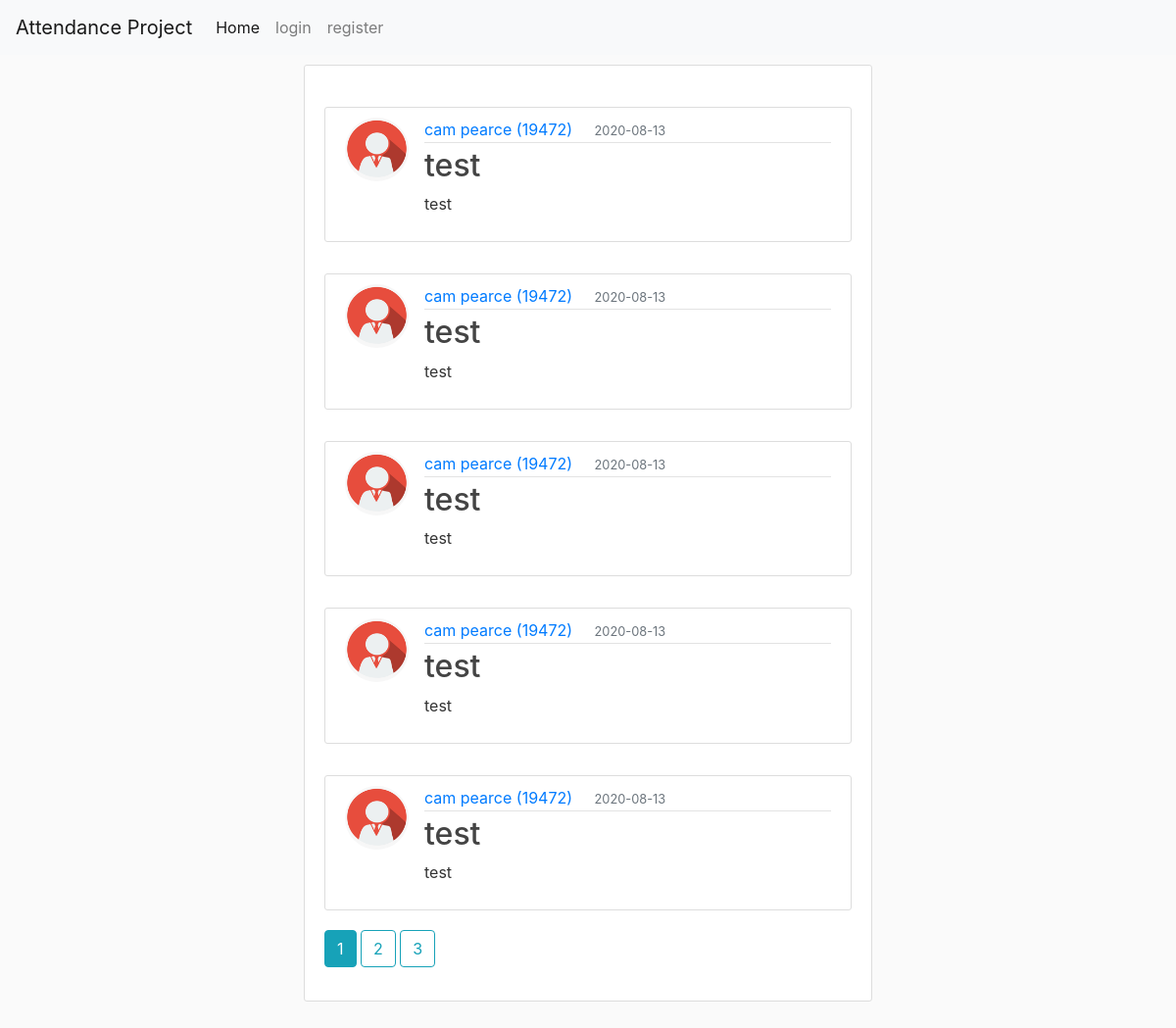
The page / on the database its author committed.
### attendance/models.py (models this page shows, shortened)
class Post(db.Model):
    id = db.Column(db.Integer, primary_key=True)
    title = db.Column(db.String(20), nullable=False)
    date_posted = db.Column(db.DateTime, nullable=False, default=datetime.utcnow)
    content = db.Column(db.Text, nullable=False)
    user_id = db.Column(db.Integer, db.ForeignKey('user.id'), nullable=False)

class User(UserMixin ,db.Model):
    id = db.Column(db.Integer, primary_key=True)
    fname = db.Column(db.String(20), nullable=True)
    lname = db.Column(db.String(20), nullable=True)
    student_id = db.Column(db.String(20), unique=True, nullable=False)
    email = db.Column(db.String(120), unique=True, nullable=False)
    image_file = db.Column(db.String(20), nullable=False, default='default.jpg')
    password = db.Column(db.String(60), nullable=False)
    posts = db.relationship('Post', backref='author', lazy=True)

### attendance/main/routes.py (the view)
@main.route('/', methods=["GET", "POST"])
def home():
    page = request.args.get('page', 1, type=int)
    posts = Post.query.order_by(Post.date_posted.desc()).paginate(page=page, per_page=5) # number is amount of posts per page -- orders posts by newest (date_posted.desc)
    return render_template('home.html', posts=posts)

### attendance/templates/home.html (shortened to what this page needs)
{%extends "layout.html"%}
{% block content %}
<body>
    <div class="container">
        <div class="content-section">
            {% for post in posts.items %}
            <article class="media content-section">
                <img class="rounded-circle article-img" src="{{ url_for('static', filename='profile_pics/' + post.author.image_file) }}" alt="">
                <div class="media-body">
                <div class="article-metadata">
                    <a class="mr-2" href="{{ url_for('users.user_posts', student_id=post.author.student_id) }}">{{ post.author.fname }} {{ post.author.lname}} ({{ post.author.student_id }})</a>
                    <small class="text-muted">{{ post.date_posted.strftime('%Y-%m-%d') }}</small>
                </div>
                <h2><a class="article-title" href="{{url_for('posts.post', post_id=post.id )}}">{{ post.title }}</a></h2>
                <p class="article-content">{{ post.content }}</p>
                </div>
                </article>
            {% endfor %}
            {% for page_num in posts.iter_pages(left_edge=1, right_edge=1, left_current=1, right_current=3) %}
                {% if page_num %}
                    {% if posts.page == page_num %}
                        <a class='btn btn-info mb-4' href="{{ url_for('main.home', page=page_num) }}">{{ page_num }}</a>
                    {% else %}
                        <a class='btn btn-outline-info mb-4' href="{{ url_for('main.home', page=page_num) }}">{{ page_num }}</a>
                    {% endif %}
                {% else %}
                    ...
                {% endif %}
            {% endfor %}
        </div>
    </div>
</body>
{% endblock %}

### attendance/static/css/style.css (style rules this page uses)
body { background: #fafafa; color: #333333; }
h1, h2, h3, h4, h5, h6 { color: #444444; }
.container { width: 50%; margin: auto; padding: 10px; }
small.text-muted { text-align: center; width: 50%; margin: auto; padding: 10px; }
.media { margin-top: 2rem; }
.article-title { color: #444444; }
.article-content { white-space: pre-line; }
.article-img { height: 65px; width: 65px; margin-right: 16px; }
.article-metadata { padding-bottom: 1px; margin-bottom: 4px; border-bottom: 1px solid #e3e3e3 }
.content-section { background: #ffffff; padding: 10px 20px; border: 1px solid #dddddd; border-radius: 3px; margin-bottom: 20px; }

### rows shown on the page
Post: image_file (picture), author.fname "cam", author.lname "pearce", author.student_id "19472", date_posted "2020-08-13", title "test", content "test"
Post: image_file (picture), author.fname "cam", author.lname "pearce", author.student_id "19472", date_posted "2020-08-13", title "test", content "test"
Post: image_file (picture), author.fname "cam", author.lname "pearce", author.student_id "19472", date_posted "2020-08-13", title "test", content "test"
Post: image_file (picture), author.fname "cam", author.lname "pearce", author.student_id "19472", date_posted "2020-08-13", title "test", content "test"
Post: image_file (picture), author.fname "cam", author.lname "pearce", author.student_id "19472", date_posted "2020-08-13", title "test", content "test"

### other values the page prints
{{ page_num }} "1"
{{ page_num }} "2" "3"
